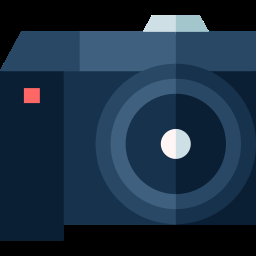
#> input picture electronics.png, 256 x 256 px
$ python COLOR.py --input_path ../electronics.png
#> lines starting #> are read from the running program, lines starting #| are printed output that depends on the picture
#> in main, img is the input picture: shape (256, 256, 3); mean B, G, R 67, 47.3, 27.3

import cv2
from skimage.feature import hog
import argparse
import numpy as np

class COLOR:

    def __init__(self):
        pass

    def extract(self, img ):
        img = cv2.resize(img, (128,128))
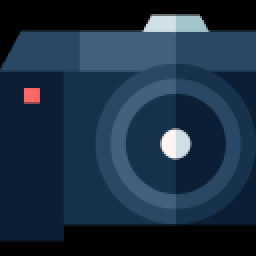
#> img: shape (128, 128, 3) (shown 2 times larger); mean of channels 0, 1, 2 67, 47.3, 27.3; drawn as B, G, R
        HSV_img = cv2.cvtColor(img, cv2.COLOR_BGR2HSV)
#> HSV_img: shape (128, 128, 3); mean H, S, V 82, 134, 67.6
        histogram_H = cv2.calcHist([HSV_img], [0], None, [256], [0 , 255])
#> histogram_H = 256 values, max 12086 at index 105, min 0 at index 1, mean 64
        histogram_S = cv2.calcHist([HSV_img], [1], None, [256], [0 , 255])
#> histogram_S = 256 values, max 3883 at index 205, min 0 at index 1, mean 64
        histogram_V = cv2.calcHist([HSV_img], [2], None, [256], [0 , 255])
#> histogram_V = 256 values, max 3886 at index 51, min 0 at index 1, mean 63.6
        histogram = np.concatenate((histogram_H,histogram_S,histogram_V), 1)
#> histogram = 256 rows, first 8: [3575, 3455, 3454], [0, 0, 0], [0, 0, 0], [0, 0, 0], [0, 0, 0], [0, 0, 0], [0, 0, 0], [0, 16, 0]

        return histogram.flatten()


def main(args):
    img = cv2.imread(args['input_path'])
    extrator = None
    extractor = COLOR()
    feature = extractor.extract(img)
#> feature = 768 values, max 12086 at index 315, min 0 at index 3, mean 63.86
    feature2 = extractor.extract(img)
#> feature2 has the same summary as feature
    print("Shape feature: ", feature.shape)
#| Shape feature:  (768,)
    print("Shape feature 2: ", feature2.shape)
#| Shape feature 2:  (768,)
def args_parser():

    parser = argparse.ArgumentParser(description="Methods extract image.")
    parser.add_argument('-i', '--input_path',  required=True,
                        help="The path of the input image.")
    return vars(parser.parse_args())

if __name__ == "__main__":

    args = args_parser()
    # End default optional arguments
    # Print info arguments
    print("Extract feature from image.".upper().center(100))
    print(str("-"*63).center(100))
    print("|{:<30}:\n|{:<30}|".format("Image path", args['input_path']).center(100))
    print(str("-"*63).center(100))

    main(args)
